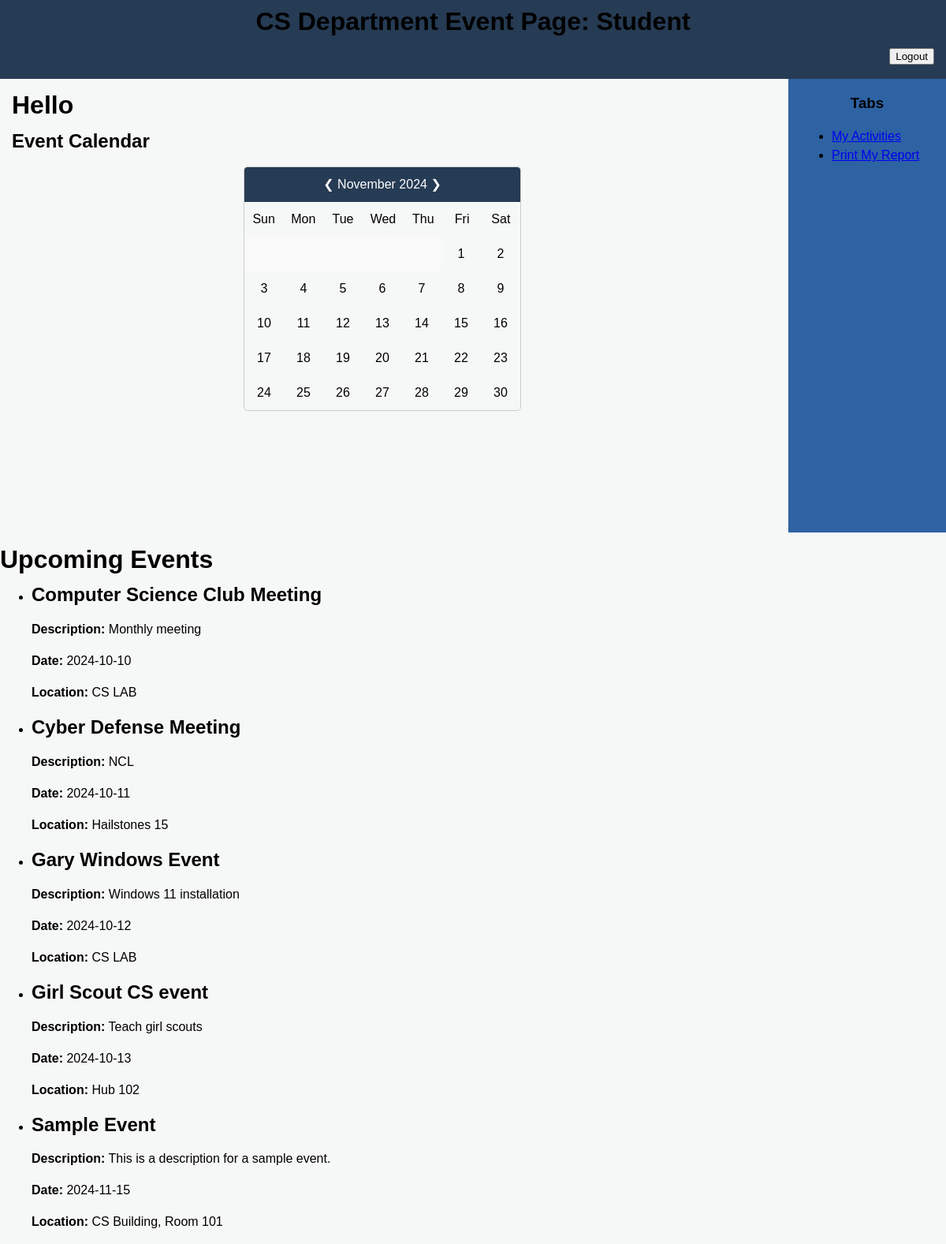
Screenshot of /student_view with the database file from the repository.
### tables this page shows
CREATE TABLE events (
    id INTEGER PRIMARY KEY AUTOINCREMENT,
    name TEXT NOT NULL,
    description TEXT,
    date TEXT NOT NULL,
    location TEXT
);

### flask_intro.py (the view)
@app.route('/student_view', methods=['GET'])
def student_view():
    conn = get_db()  # Ensure a fresh connection
    cursor = conn.cursor()
    cursor.execute("SELECT name, date, description, location FROM events ORDER BY date")
    event = cursor.fetchall()  # Fetch latest data
    conn.close()
    return render_template('StudentView.html', event=event)

### flask_intro.py (called while the page is built)
def get_db():
    if 'sqlite_db' not in g:
        g.sqlite_db = sqlite3.connect(
            DB_PATH,
            detect_types=sqlite3.PARSE_DECLTYPES
        )
        g.sqlite_db.row_factory = sqlite3.Row
    return g.sqlite_db

### templates/StudentView.html (shortened to what this page needs)
<!DOCTYPE html>
<html lang="en">
	<head>
</head>
<body>
<header>
    <div class="innertube">
        <h1 align="center">CS Department Event Page: Student</h1>
        <form action="/logout"align="right">
            <button type="submit">Logout</button>
    </div>
</header>
<div id="wrapper">
    <main>
        <div id="content">
            <div class="innertube">
                <h1>Hello {{info}}</h1>
                <h2>Event Calendar</h2>
                <div id="calendar">
                    <div id="header">
                        <span id="prev" style="cursor: pointer;">&#10094;</span>
                        <span id="monthYear"></span>
                        <span id="next" style="cursor: pointer;">&#10095;</span>
                    </div>
                    <div id="daysOfWeek">
                        <div class="day">Sun</div>
                        <div class="day">Mon</div>
                        <div class="day">Tue</div>
                        <div class="day">Wed</div>
                        <div class="day">Thu</div>
                        <div class="day">Fri</div>
                        <div class="day">Sat</div>
                    </div>
                    <div id="days"></div>
                </div>
            </div>
        </div>
    </main>
    <nav>
        <div class="innertube">
            <h3 align="center">Tabs</h3>
            <ul>
               <li><a href="/my_activities">My Activities</a></li>
                <li><a href="#">Print My Report</a></li>
            </ul>
        </div>
    </nav>
</div>
<h1>Upcoming Events</h1>
{% if event %}
    <ul>
        {% for e in event %}
            <li>
                <h2>{{ e[0] }}</h2>
                <p><strong>Description:</strong> {{ e[2] }}</p>
                <p><strong>Date:</strong> {{ e[1] }}</p>
                <p><strong>Location:</strong> {{ e[3] }}</p>
            </li>
        {% endfor %}
    </ul>
{% else %}
    <p>No upcoming events found.</p>
{% endif %}
</body>
</html>

### templates/StudentView.html (style rules this page uses)
body { margin:0; padding:0; font-family: Sans-Serif; line-height: 1.5em; background: #f5f6f7e2; }
header { background: #0c2340e2; height: 100px; }
header h1 { margin: 0; padding-top: 15px; }
main { padding-bottom: 10010px; margin-bottom: -10000px; float: left; width: 100%; }
nav { padding-bottom: 10450px; margin-bottom: -10000px; float: left; width: 200px; margin-left: -200px; background: #2d62a3; }
#wrapper { overflow: hidden; }
#content { margin-right: 230px; }
.innertube { margin: 15px; margin-top: 0; }
#calendar { border: 1px solid #ccc; border-radius: 5px; overflow: hidden; width: 350px; margin: 0 auto; }
#header { background: #0c2340e2; color: white; text-align: center; padding: 10px; }
#daysOfWeek { display: flex; justify-content: space-between; }
#daysOfWeek .day { flex: 1; padding: 10px; box-sizing: border-box; text-align: center; }
#days { display: flex; flex-wrap: wrap; }

### rows the page displays
events: name "Computer Science Club Meeting", description "Monthly meeting", date "2024-10-10", location "CS LAB"
events: name "Cyber Defense Meeting", description "NCL", date "2024-10-11", location "Hailstones 15"
events: name "Gary Windows Event", description "Windows 11 installation", date "2024-10-12", location "CS LAB"
events: name "Girl Scout CS event", description "Teach girl scouts", date "2024-10-13", location "Hub 102"
events: name "Sample Event", description "This is a description for a sample event.", date "2024-11-15", location "CS Building, Room 101"
